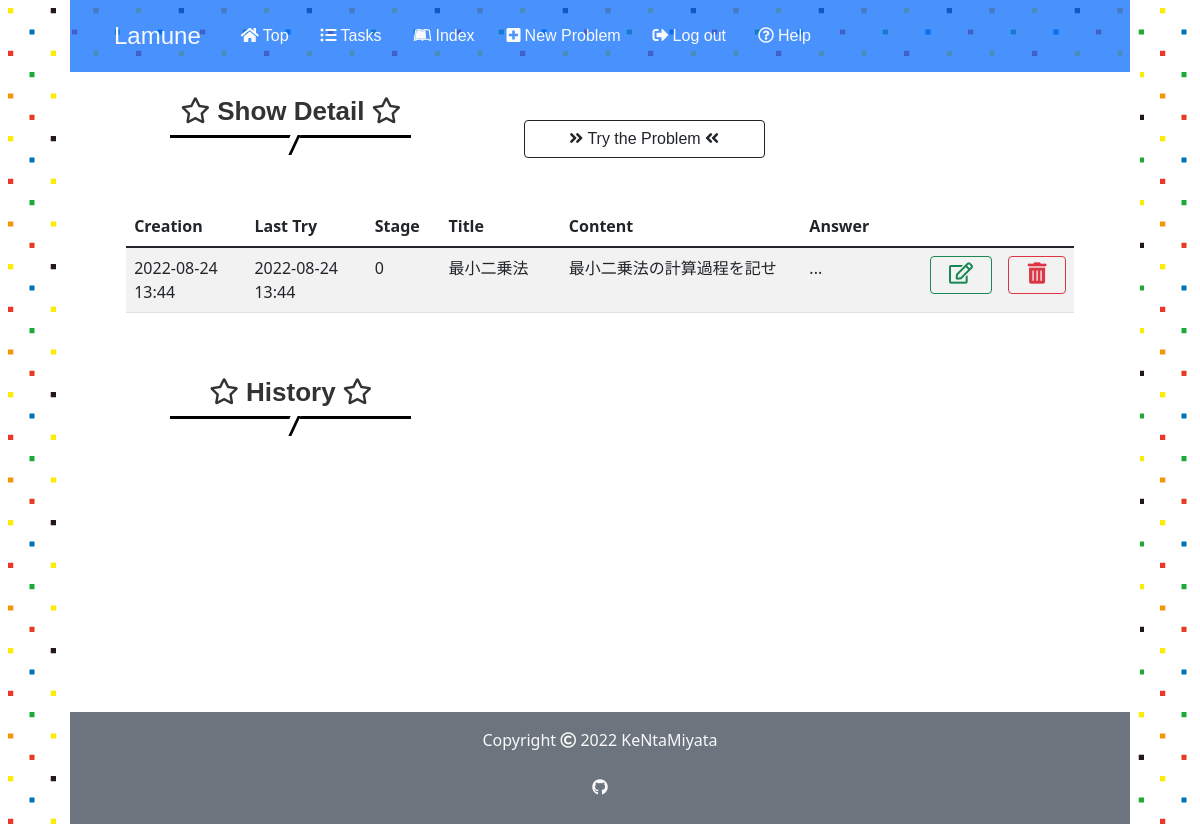
The page /3/31 (signed in) on the database as committed earlier.
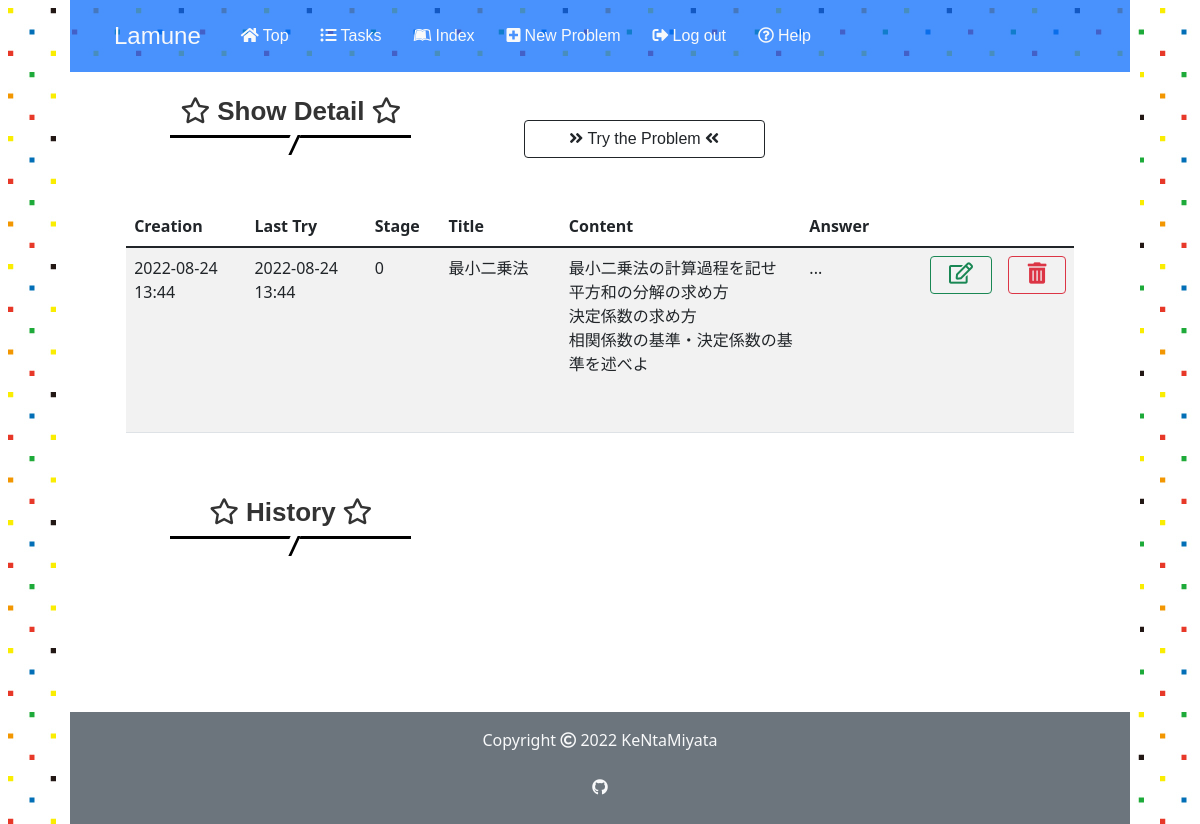
The same page on the database as committed later.
### app.py (models this page shows)
class Problem(db.Model):
    id = db.Column(db.Integer, primary_key=True)
    user_id = db.Column(db.Integer, db.ForeignKey('user.id'), nullable=False)
    title = db.Column(db.String(50), nullable=False)
    body = db.Column(db.String(500), nullable=False)
    answer = db.Column(db.String(500), nullable=False)
    stage = db.Column(db.Integer, default=0)
    last_time = db.Column(db.DateTime, nullable=False,
                          default=datetime.datetime.now(pytz.timezone('Asia/Tokyo')))
    created_at = db.Column(db.DateTime, nullable=False,
                           default=datetime.datetime.now(pytz.timezone('Asia/Tokyo')))
    solved_history = db.Column(db.String)

### app.py (the view)
@app.route('/<int:user_id>/<int:problem_id>', methods=["GET"])
@login_required
def show(user_id, problem_id):
    if user_id != current_user.id:
        return apology("You can't look this page! Get out!", 401)
    problem = Problem.query.get(problem_id)
    if not problem:
        return apology("No such problem", 404)
    user = current_user
    if problem.solved_history:
        history_list=problem.solved_history.splitlines()
    else:
        history_list=[]
    return render_template("show.html", problem=problem, user=user, history_list=history_list)

### app.py (called while the page is built)
@app.before_request
def before_request():
    session.permanent = True
    app.permanent_session_lifetime = datetime.timedelta(minutes=30)
    session.modified = True

@login_manager.user_loader
def load_user(user_id):
    return User.query.get(int(user_id))

### helpers.py (called while the page is built)
def show_datetime(t):
    return t.strftime('%Y-%m-%d %H:%M')

### templates/show.html (shortened to what this page needs)
{% extends "layout.html" %}
{% block main%}
<div class="row">
    <div class="col-xl-3 col-md-4 col-12 offset-md-1 mt-4">
        <h2><i class="far fa-star"></i> Show Detail <i class="far fa-star"></i></h2>
    </div>
    <div class="col-md-3 offset-md-1 mt-5 d-none d-md-block">
        <a href="/{{ user.id }}/{{ problem.id }}/trytry" class="btn btn-outline-dark btn--radius btn--cubic d-none d-md-block"><i class="fas fa-angle-double-right fa-position-left"></i> Try the Problem <i class="fas fa-angle-double-left fa-position-right"></i></a>
    </div>
    <div class="col-11 mx-auto mt-5">
        <table class="table table-striped text-start index d-none d-md-block">
            <thead>
                <tr>
                    <th style="width: 10%">Creation</th>
                    <th style="width: 10%">Last Try</th>
                    <th style="width: 5%">Stage</th>
                    <th style="width: 10%">Title</th>
                    <th style="width: 20%">Content</th>
                    <th style="width: 10%">Answer</th>
                    <th style="width: 5%"></th>
                    <th style="width: 5%"></th>
                </tr>
            </thead>
            <tbody>
                <tr data-href="/{{ user.id }}/{{ problem.id }}">
                    <td>{{ problem.created_at | show_datetime }}</td>
                    <td>{{ problem.last_time | show_datetime }}</td>
                    <td>{{ problem.stage }}</td>
                    <td>{{ problem.title }}</td>
                    <td class="long_text">{{ problem.body }}</td>
                    <td>...</td>
                    <td><a class="btn btn-outline-success w-100" href="/{{ user.id }}/{{ problem.id }}/update"><i class="far fa-edit fa-lg"></i></a></td>
                    <td><a class="btn btn-outline-danger w-100" href="/{{ user.id }}/{{ problem.id }}/delete" onclick="return confirm_delete()"><i class="fas fa-trash-alt fa-lg"></i></a></td>
                </tr>
            </tbody>
        </table>
    </div>
    <div class="col-xl-3 col-md-4 col-12 offset-md-1 mt-5">
        <h2><i class="far fa-star"></i> History <i class="far fa-star"></i></h2>
    </div>
</div>
{% endblock %}

### templates/layout.html (shortened to what this page needs)
<!DOCTYPE html>
<html lang="en">
    <head>
        <link href="https://cdn.jsdelivr.net/npm/bootstrap@5.1.3/dist/css/bootstrap.min.css" rel="stylesheet">
        <link rel="stylesheet" href="https://use.fontawesome.com/releases/v5.15.4/css/all.css">
        <link href="/static/stylesheet/styles.css" rel="stylesheet">
    </head>
    <body>
        <header>
        <div class="container-fluid">
            <div class="row">
                    <nav class="nav-bar navbar-expand-md navbar-light bg-primary bg-opacity-75">
                        <div class="collapse navbar-collapse" id="navbarSupportedContent">
                            <ul class="navbar-nav px-4 pt-3 pb-3">
                                <li class="nav-item mx-2"><a class ="navbar-brand text-light" href="/">Lamune</a></li>
                                <li class="nav-item mx-2"><a class ="nav-link text-light" href="/"><i class="fas fa-home me-1"></i>Top</a></li>
                                {% if user.is_authenticated %}
                                <li class="nav-item mx-2"><a class ="nav-link text-light" href="/{{ user.id }}/tasks"><i class="fas fa-list-ul me-1"></i>Tasks</a></li>
                                <li class="nav-item mx-2"><a class ="nav-link text-light" href="/{{ user.id }}/index"><i class="fab fa-leanpub me-1"></i>Index</a></li>
                                <li class="nav-item mx-2"><a class ="nav-link text-light" href="/{{ user.id }}/new"><i class="fas fa-plus-square me-1"></i>New Problem</a></li>
                                <li class="nav-item mx-2"><a class ="nav-link text-light" href="/logout"><i class="fas fa-sign-out-alt me-1"></i>Log out</a></li>
                                {% endif %}
                                <li class="nav-item mx-2"><a class ="nav-link text-light" href="/howto"><i class="far fa-question-circle me-1"></i>Help</a></li>
                            </ul>
                        </div>
                    </nav>
                </div>
            </div>
        </header>
        <main>
            <div class="other-content text-center">
                <div class="container-fluid">
                {% block main %}{% endblock %}
                </div>
            </div>
        </main>
        <footer>
            <div class="container-fluid">
                <div class="row">
                    <div class="col-12 bg-secondary text-center pt-3">
                        <p class="text-light" >Copyright <i class="far fa-copyright"></i> 2022 KeNtaMiyata</p>
                        <p><a class ="nav-link text-light" href="https://github.com/KeNtaMiyata/Lamune"><i class="fab fa-github"></i></a></p>
                    </div>
                </div>
            </div>
        </footer>
    </body>
</html>

### static/stylesheet/styles.css (style rules this page uses)
* { padding: 0; margin: 0; box-sizing: border-box; }
a { text-decoration: none; }
.container-fluid { padding: 0 10px; }
.row { margin-left: 0; margin-right: 0; }
body { width: 90%; height: 100%; margin: 0 auto; background-image: url(../images/lamune_side_back.jpg); }
main { min-height: 80vh; background-color: #ffffff; margin: 0; }
h1, h2, h3, .navbar-brand, .nav-link, .btn { font-family: Chalkduster, "Bradley Hand", "Segoe Print", sans-serif; }
.navbar-brand { vertical-align: -10px; font-size: 1.5rem }
h2 { position: relative; padding-bottom: 0.5rem; border-bottom: 3px solid black; background-color: white; color: #333; font-weight: bold; font-size: 26px; }
h2:before { position: absolute; top: 100%; left: 50%; transform: translateX(-50%) skew(-25deg); height: 20px; width: 10px; border-right: 3px solid black; background-color: white; content: ""; }
.long_text { white-space: pre-wrap; }

Rows that differ between the two databases and show on the page:
changed Problem "最小二乗法": body "最小二乗法の計算過程を記せ" → "最小二乗法の計算過程を記せ 平方和の分解の求め方 決定係数の求め方 相関係数の基準・決定係数の基準を述べよ"
